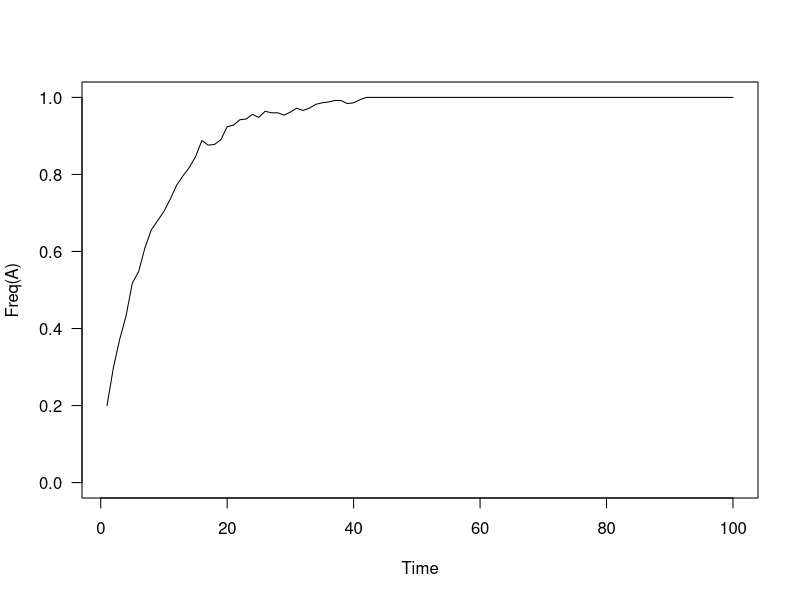

The R source for this figure:
## ---- chunk 1
knitr::opts_chunk$set(echo = TRUE)
## ---- chunk 2
N=500      # population size 
p_ini= 0.2   # the initial frequency of the A allele
u = 0.1      # mutation rate from a to A
max.time=100 # time to run simulations


sample.population <- function(p,N){
  next_pop = vector('character',length = N)
  for (i in 1:N){
    new_allele = sample(x = c('A','a'),size = 1,prob=c(p,1-p))
    if (new_allele=='a' & rbinom(1,1,prob = u)){new_allele='A'} # Optional line to include mutation
    next_pop[i] = as.character(new_allele)
  }
  return(sum(next_pop=='A')/N) # returns the value for p
}



p = vector(mode = 'numeric',length = max.time)
p[1]=p_ini

for (t in 1:(max.time-1)){
  p[t+1] = sample.population(p[t],N)
}

plot(1:max.time,p,ylim=c(0,1),type='l',las=1,ylab='Freq(A)',xlab='Time')
